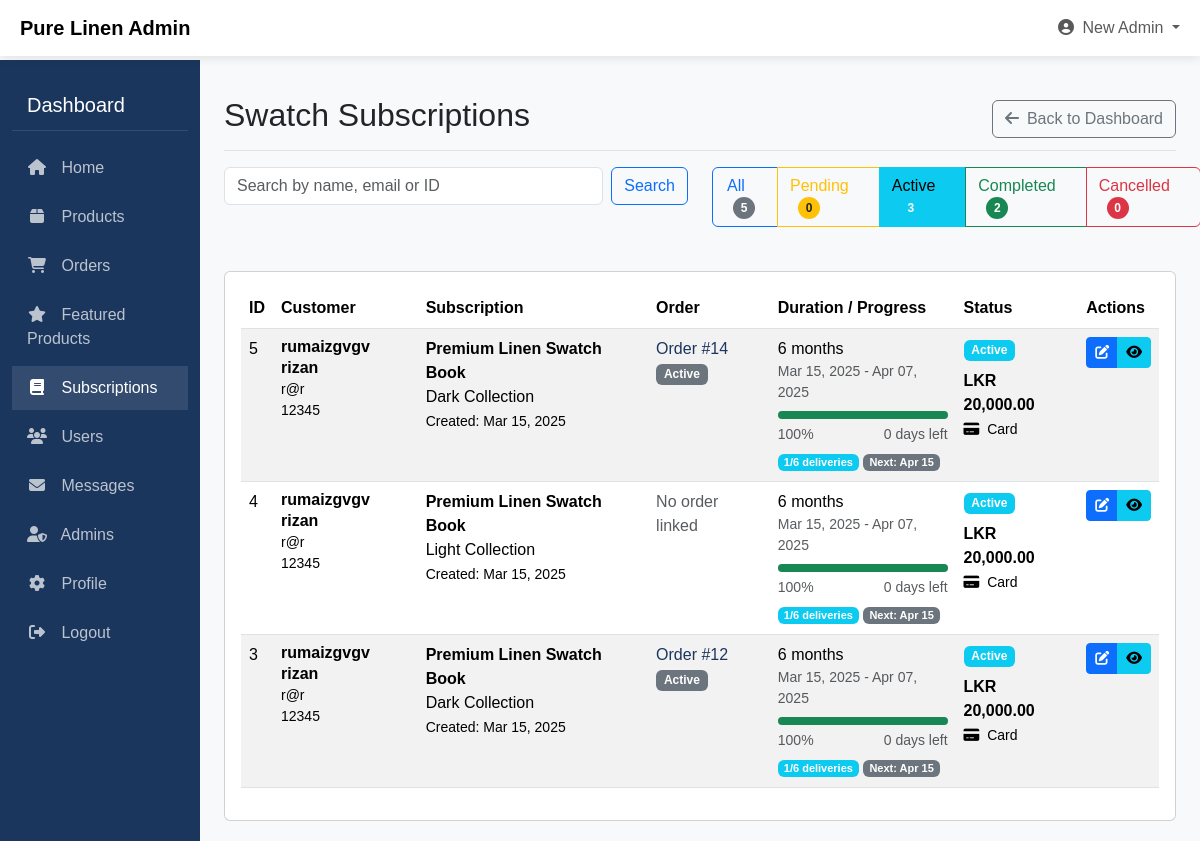
The page /Admin/admin_subscriptions.php?status=active (signed in) on the database its author committed.
### tables this page shows
CREATE TABLE `swatch_subscriptions` (
  `id` int(11) NOT NULL,
  `user_id` int(11) NOT NULL,
  `swatch_type` varchar(50) NOT NULL,
  `duration` int(11) NOT NULL,
  `start_date` date NOT NULL,
  `end_date` varchar(50) DEFAULT NULL,
  `total_amount` decimal(10,2) NOT NULL,
  `payment_method` varchar(50) NOT NULL,
  `payment_status` varchar(20) NOT NULL DEFAULT 'pending',
  `created_at` timestamp NOT NULL DEFAULT current_timestamp()
);

CREATE TABLE `users` (
  `id` int(11) NOT NULL,
  `firstName` varchar(100) NOT NULL,
  `lastName` varchar(100) NOT NULL,
  `email` varchar(255) NOT NULL,
  `password` varchar(255) NOT NULL,
  `created_at` timestamp NOT NULL DEFAULT current_timestamp(),
  `phone` varchar(20) DEFAULT NULL,
  `address` text DEFAULT NULL,
  `postcode` varchar(20) DEFAULT NULL,
  `country` varchar(100) DEFAULT NULL,
  `city` varchar(100) DEFAULT NULL,
  `user_type` enum('user','admin') DEFAULT 'user',
  `email_verified` tinyint(1) NOT NULL DEFAULT 0,
  `verification_code` varchar(10) DEFAULT NULL,
  `code_expiry` bigint(20) DEFAULT NULL,
  `reset_token` varchar(100) DEFAULT NULL,
  `token_expiry` bigint(20) DEFAULT NULL
);

CREATE TABLE `orders` (
  `id` int(11) NOT NULL,
  `user_id` int(11) NOT NULL,
  `total_amount` decimal(10,2) NOT NULL,
  `payment_method` varchar(50) NOT NULL,
  `payment_status` varchar(20) NOT NULL DEFAULT 'pending',
  `order_type` varchar(50) DEFAULT 'regular',
  `subscription_id` int(11) DEFAULT NULL,
  `delivery_address` text DEFAULT NULL,
  `delivery_city` varchar(100) DEFAULT NULL,
  `delivery_postcode` varchar(20) DEFAULT NULL,
  `delivery_country` varchar(100) DEFAULT NULL,
  `delivery_option` varchar(50) DEFAULT 'standard',
  `delivery_cost` decimal(10,2) DEFAULT 250.00,
  `order_date` timestamp NOT NULL DEFAULT current_timestamp(),
  `created_at` timestamp NOT NULL DEFAULT current_timestamp()
);

### Admin/admin_subscriptions.php (the view, shortened to what the rows shown need)
<?php
$host = "localhost";
$user = "root";
$pass = "";
$db = "pure_linen";
$conn = new mysqli($host, $user, $pass, $db);
if (!isset($_SESSION['user_id']) || !isset($_SESSION['user_type']) || $_SESSION['user_type'] !== 'admin') {
    $error_message = "You must be logged in as an admin to view this page.";
} else {
    $error_message = '';
    $status_filter = isset($_GET['status']) ? $_GET['status'] : '';
    $query = "
        SELECT s.*, u.firstName, u.lastName, u.email, u.phone,
               o.id as order_id, o.payment_status as order_status
        FROM swatch_subscriptions s
        JOIN users u ON s.user_id = u.id
        LEFT JOIN orders o ON s.id = o.subscription_id
        WHERE 1=1
    ";
    $params = [];
    $types = "";
    if (!empty($status_filter)) {
        $query .= " AND s.payment_status = ?";
        $params[] = $status_filter;
        $types .= "s";
    }
    $query .= " ORDER BY s.created_at DESC";
    $stmt = $conn->prepare($query);
    if (!empty($params)) {
        $stmt->bind_param($types, ...$params);
    }
    $stmt->execute();
    $result = $stmt->get_result();
    $subscriptions = [];
    while ($row = $result->fetch_assoc()) {
        $subscriptions[] = $row;
    }
}
?>
<!DOCTYPE html>
<html lang="en">
<head>
    <link href="https://cdn.jsdelivr.net/npm/bootstrap@5.3.3/dist/css/bootstrap.min.css" rel="stylesheet">
    <link rel="stylesheet" href="https://cdnjs.cloudflare.com/ajax/libs/font-awesome/6.5.1/css/all.min.css">
</head>
<body>
    <?php if (!isset($_SESSION['user_id']) || !isset($_SESSION['user_type']) || $_SESSION['user_type'] !== 'admin'): ?>
        <div class="login-container">
            <div class="login-header">
                <h2>Admin Login</h2>
                <p>Login to access admin dashboard</p>
            </div>
            <?php if (!empty($error_message)): ?>
                <div class="alert alert-danger"><?php echo $error_message; ?></div>
            <?php endif; ?>
            <form action="admin_login.php" method="post">
                <div class="mb-3">
                    <label for="email" class="form-label">Email</label>
                    <input type="email" class="form-control" id="email" name="email" required>
                </div>
                <div class="mb-3">
                    <label for="password" class="form-label">Password</label>
                    <input type="password" class="form-control" id="password" name="password" required>
                </div>
                <button type="submit" class="btn btn-primary w-100" name="login">Login</button>
            </form>
        </div>
    <?php else: ?>
        <div class="container-fluid">
            <div class="row">
                <div class="col-md-9 ms-sm-auto col-lg-10 px-md-4 main-content">
                    <div class="d-flex justify-content-between flex-wrap flex-md-nowrap align-items-center pt-3 pb-2 mb-3 border-bottom">
                        <h1 class="h2">Swatch Subscriptions</h1>
                    </div>
                    <div class="card">
                        <div class="card-body">
                            <?php if (empty($subscriptions)): ?>
                                <div class="alert alert-info">No subscriptions found.</div>
                            <?php else: ?>
                                <div class="table-responsive">
                                    <table class="table table-striped table-hover">
                                        <thead>
                                            <tr>
                                                <th>ID</th>
                                                <th>Customer</th>
                                                <th>Subscription</th>
                                                <th>Order</th>
                                                <th>Duration / Progress</th>
                                                <th>Status</th>
                                                <th>Actions</th>
                                            </tr>
                                        </thead>
                                        <tbody>
                                            <?php foreach ($subscriptions as $sub): ?>
                                            <?php
                                                $start_date = new DateTime($sub['start_date']);
                                                $end_date = new DateTime($sub['end_date']);
                                                $current_date = new DateTime();
                                                $total_days = $start_date->diff($end_date)->days;
                                                $days_elapsed = $start_date->diff($current_date)->days;
                                                $progress_percentage = 0;
                                                if ($total_days > 0 && $sub['payment_status'] === 'active') {
                                                    $progress_percentage = min(100, max(0, ($days_elapsed / $total_days) * 100));
                                                }
                                                $total_deliveries = $sub['duration'];
                                                $months_elapsed = floor($days_elapsed / 30);
                                                $deliveries_made = min($total_deliveries, max(1, $months_elapsed + 1));
                                                $deliveries_remaining = max(0, $total_deliveries - $deliveries_made);
                                            ?>
                                            <tr>
                                                <td><?php echo $sub['id']; ?></td>
                                                <td>
                                                    <div class="customer-info">
                                                        <strong><?php echo htmlspecialchars($sub['firstName'] . ' ' . $sub['lastName']); ?></strong><br>
                                                        <small><?php echo htmlspecialchars($sub['email']); ?></small><br>
                                                        <?php if (!empty($sub['phone'])): ?>
                                                            <small><?php echo htmlspecialchars($sub['phone']); ?></small>
                                                        <?php endif; ?>
                                                    </div>
                                                </td>
                                                <td>
                                                    <strong>Premium Linen Swatch Book</strong><br>
                                                    <?php echo ucfirst($sub['swatch_type']); ?> Collection<br>
                                                    <small>Created: <?php echo date('M d, Y', strtotime($sub['created_at'])); ?></small>
                                                </td>
                                                <td>
                                                    <?php if (!empty($sub['order_id'])): ?>
                                                        <a href="admin_order_details.php?id=<?php echo $sub['order_id']; ?>" class="order-link">
                                                            Order #<?php echo $sub['order_id']; ?>
                                                        </a>
                                                        <br>
                                                        <?php
                                                            $order_status_class = '';
                                                            switch($sub['order_status']) {
                                                                default:
                                                                    $order_status_class = 'bg-secondary';
                                                            }
                                                        ?>
                                                        <span class="badge <?php echo $order_status_class; ?>">
                                                            <?php echo ucfirst($sub['order_status']); ?>
                                                        </span>
                                                    <?php else: ?>
                                                        <span class="text-muted">No order linked</span>
                                                    <?php endif; ?>
                                                </td>
                                                <td>
                                                    <div><?php echo $sub['duration']; ?> months</div>
                                                    <div class="small text-muted">
                                                        <?php echo date('M d, Y', strtotime($sub['start_date'])); ?> -
                                                        <?php echo date('M d, Y', strtotime($sub['end_date'])); ?>
                                                    </div>
                                                    <?php if ($sub['payment_status'] === 'active'): ?>
                                                        <div class="progress progress-sm mt-2">
                                                            <div class="progress-bar bg-success" role="progressbar" style="width: <?php echo $progress_percentage; ?>%" aria-valuenow="<?php echo $progress_percentage; ?>" aria-valuemin="0" aria-valuemax="100"></div>
                                                        </div>
                                                        <div class="d-flex justify-content-between">
                                                            <small class="text-muted"><?php echo round($progress_percentage); ?>%</small>
                                                            <small class="text-muted">
                                                                <?php
                                                                    $days_left = max(0, $end_date->diff($current_date)->days);
                                                                    echo $days_left . ' days left';
                                                                ?>
                                                            </small>
                                                        </div>
                                                        <div class="mt-1">
                                                            <span class="badge bg-info delivery-badge">
                                                                <?php echo $deliveries_made; ?>/<?php echo $total_deliveries; ?> deliveries
                                                            </span>
                                                            <?php if ($deliveries_remaining > 0): ?>
                                                                <span class="badge bg-secondary delivery-badge">
                                                                    Next: <?php echo (clone $start_date)->modify('+'.($deliveries_made).' months')->format('M d'); ?>
                                                                </span>
                                                            <?php endif; ?>
                                                        </div>
                                                    <?php endif; ?>
                                                </td>
                                                <td>
                                                    <?php
                                                        $status_class = '';
                                                        switch($sub['payment_status']) {
                                                            case 'active':
                                                                $status_class = 'bg-info';
                                                                break;
                                                        }
                                                    ?>
                                                    <span class="badge <?php echo $status_class; ?>">
                                                        <?php echo ucfirst($sub['payment_status']); ?>
                                                    </span>
                                                    <div class="mt-2">
                                                        <strong>LKR <?php echo number_format($sub['total_amount'], 2); ?></strong><br>
                                                        <small>
                                                            <?php
                                                                switch($sub['payment_method']) {
                                                                    case 'card':
                                                                        echo '<i class="fas fa-credit-card me-1"></i> Card';
                                                                        break;
                                                                }
                                                            ?>
                                                        </small>
                                                    </div>
                                                </td>
                                                <td>
                                                    <div class="btn-group">
                                                        <button type="button" class="btn btn-sm btn-primary" data-bs-toggle="modal" data-bs-target="#statusModal<?php echo $sub['id']; ?>">
                                                            <i class="fas fa-edit"></i>
                                                        </button>
                                                        <a href="admin_subscription_details.php?id=<?php echo $sub['id']; ?>" class="btn btn-sm btn-info">
                                                            <i class="fas fa-eye"></i>
                                                        </a>
                                                    </div>
                                                </td>
                                            </tr>
                                            <?php endforeach; ?>
                                        </tbody>
                                    </table>
                                </div>
                            <?php endif; ?>
                        </div>
                    </div>
                </div>
            </div>
        </div>
    <?php endif; ?>
</body>
</html>

### rows shown on the page
swatch_subscriptions: id "5", user.lastName "rumaizgvgv rizan", user.email "r@r", user.phone "12345", swatch_type "Dark", created_at "Mar 15, 2025", orders.id "14", orders.payment_status "Active", duration "6", start_date "Mar 15, 2025", end_date "Apr 07, 2025", progress_percentage "100", start_date+duration "Apr 15", payment_status "Active", total_amount "20,000.00", payment_method "card" (drawn)
swatch_subscriptions: id "4", user.lastName "rumaizgvgv rizan", user.email "r@r", user.phone "12345", swatch_type "Light", created_at "Mar 15, 2025", shows "No order linked", duration "6", start_date "Mar 15, 2025", end_date "Apr 07, 2025", progress_percentage "100", start_date+duration "Apr 15", payment_status "Active", total_amount "20,000.00", payment_method "card" (drawn)
swatch_subscriptions: id "3", user.lastName "rumaizgvgv rizan", user.email "r@r", user.phone "12345", swatch_type "Dark", created_at "Mar 15, 2025", orders.id "12", orders.payment_status "Active", duration "6", start_date "Mar 15, 2025", end_date "Apr 07, 2025", progress_percentage "100", start_date+duration "Apr 15", payment_status "Active", total_amount "20,000.00", payment_method "card" (drawn)

### other values the page prints
$admin_name "New Admin"
$status_counts['all'] "5"
$status_counts['pending'] "0"
$status_counts['active'] "3"
$status_counts['completed'] "2"
$status_counts['cancelled'] "0"
